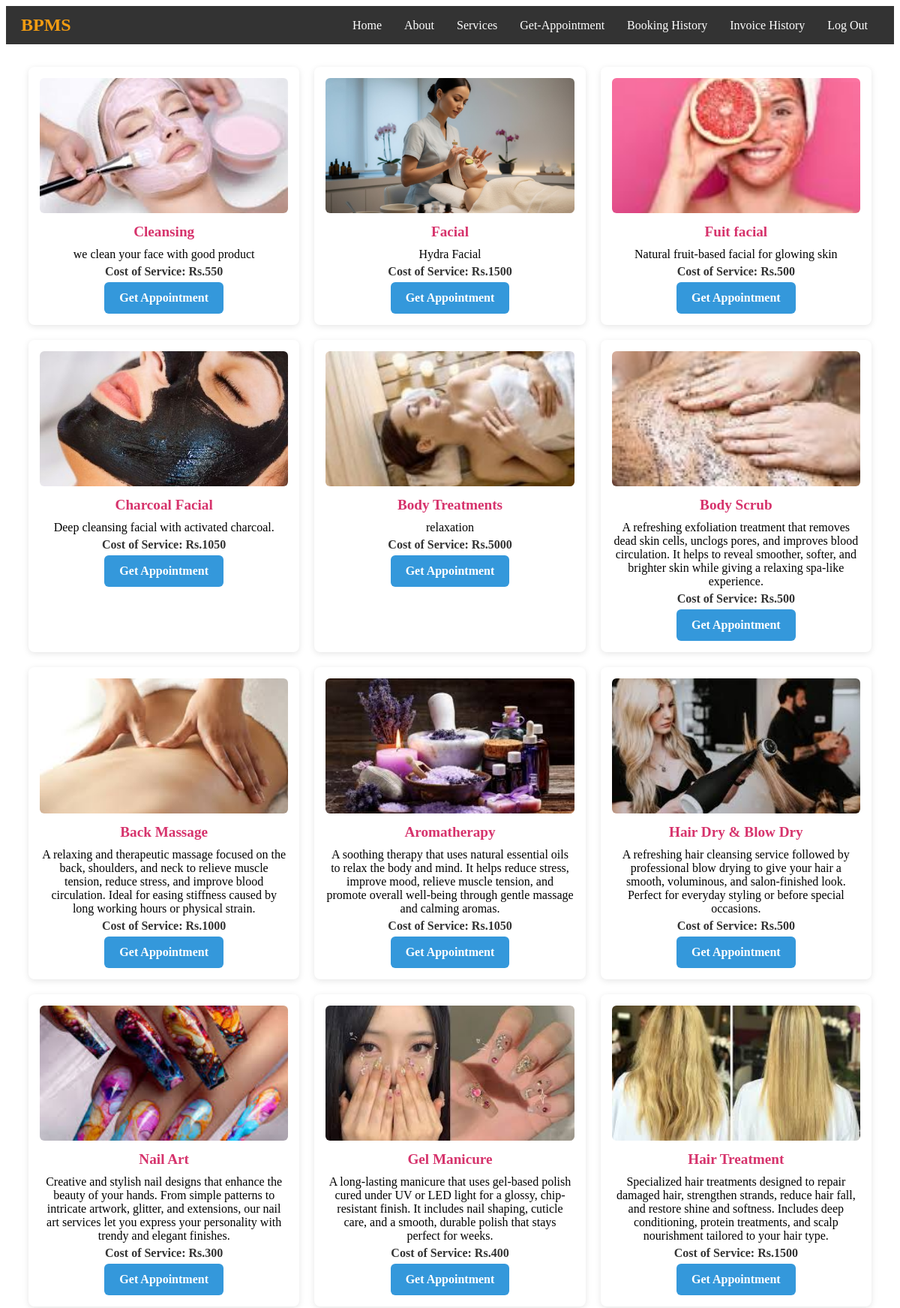
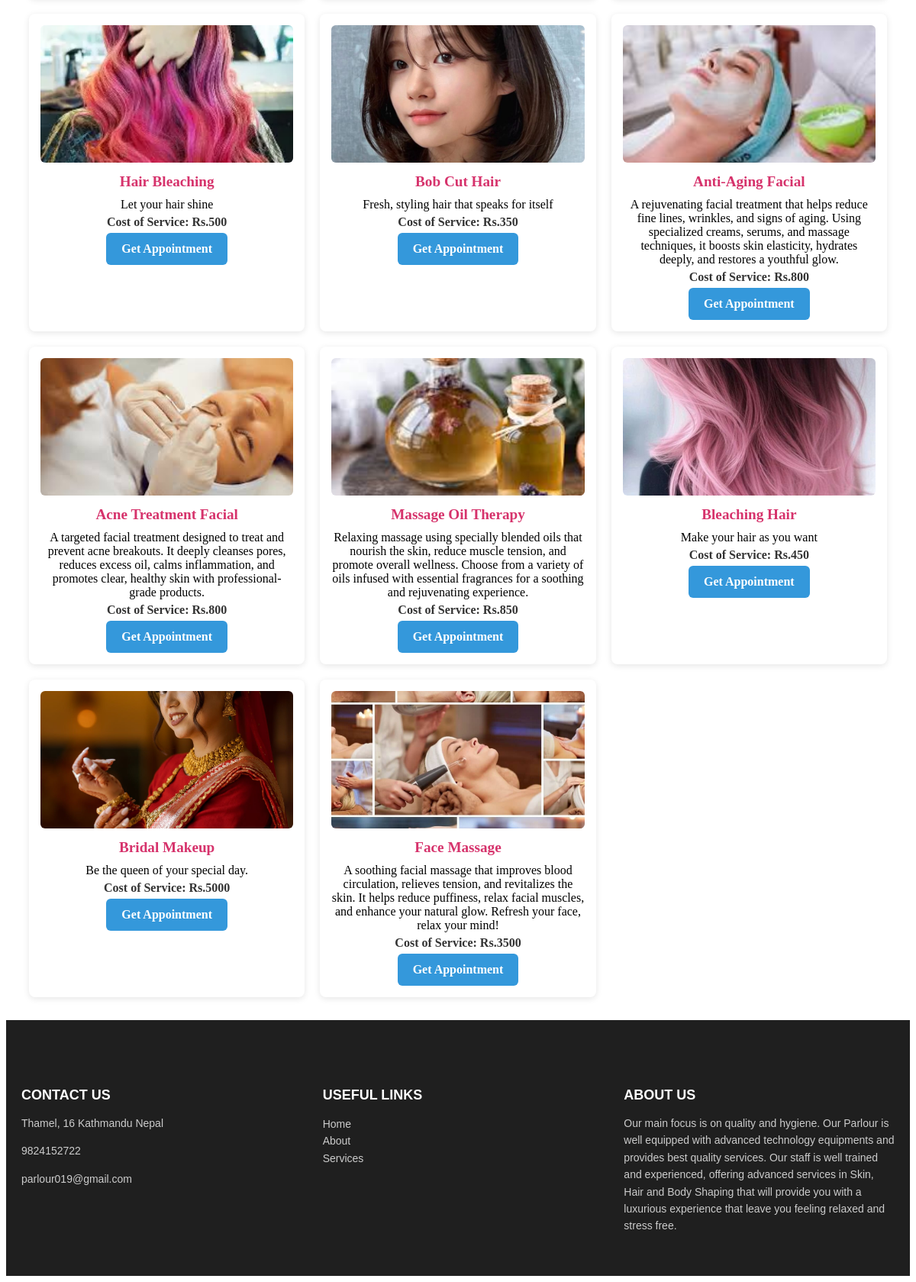
The page /user/services.php on the database its author committed (2 pictures, top to bottom).
### tables this page shows
CREATE TABLE `services` (
  `id` int(11) NOT NULL,
  `service_name` varchar(100) DEFAULT NULL,
  `service_desc` text DEFAULT NULL,
  `cost` int(11) DEFAULT NULL,
  `image` varchar(255) DEFAULT NULL,
  `creation_date` timestamp NOT NULL DEFAULT current_timestamp()
);

CREATE TABLE `tblpages` (
  `ID` int(11) NOT NULL,
  `PageType` varchar(50) DEFAULT NULL,
  `PageTitle` varchar(200) DEFAULT NULL,
  `Email` varchar(200) DEFAULT NULL,
  `MobileNumber` bigint(12) DEFAULT NULL,
  `Timing` varchar(200) DEFAULT NULL,
  `PageDescription` mediumtext DEFAULT NULL
);

CREATE TABLE `about_settings` (
  `id` int(11) NOT NULL,
  `page_title` varchar(255) DEFAULT NULL,
  `page_description` text DEFAULT NULL
);

### user/services.php (the view, shortened to what this page needs)
<!DOCTYPE html>
<html lang="en">
<head>
    <link rel="stylesheet" href="style22.css">
    <link rel="stylesheet" href="include/header.css">
    <link rel="stylesheet" href="include/footer.css">
</head>
<body>
    <?php include('include/header.php');?>
    <main class="service-grid">
    <?php
    $query = mysqli_query($con, "SELECT * FROM services");
    while ($row = mysqli_fetch_array($query)) {
    ?>
    <div class="service-card">
        <img src="../admin/images/<?php echo $row['image']; ?>" alt="Service Image">
        <h2><?php echo $row['service_name']; ?></h2>
        <p><?php echo $row['service_desc']; ?></p>
        <p class="price">Cost of Service: Rs.<?php echo $row['cost']; ?></p>
        <a href="get-appointment.php?serviceid=<?php echo $row['id']; ?>" class="btn">Get Appointment</a>
    </div>
    <?php } ?>
    </main>
    <?php include ('include/footer.php');?>
</body>
</html>

### user/include/header.php (shortened to what this page needs)
<nav class="navbar">
  <div class="logo">BPMS</div>
  <div class="nav-right-content">
  <ul class="nav-links">
    <li><a href="dashboard.php">Home</a></li>
    <li><a href="aboutus.php">About</a></li>
    <li><a href="services.php">Services</a></li>
     <li><a href="get-appointment.php">Get-Appointment</a></li>
     <li><a href="bookinghistory.php">Booking History</a></li>
     <li><a href="invoice.php">Invoice History</a></li>
     <li><a href="logout.php" class="logout-button">Log Out</a></li>
  </ul>
  </div>
</nav>

### user/include/footer.php
<?php
$con = mysqli_connect("localhost", "root", "", "pms_db");
$res_contact = mysqli_query($con, "SELECT * FROM tblpages WHERE PageType='contactus'");
$foot_contact = mysqli_fetch_array($res_contact);
$res_about = mysqli_query($con, "SELECT * FROM about_settings WHERE id=1");
$foot_about = mysqli_fetch_array($res_about);
?>
<footer class="footer">
  <div class="footer-container">
    <div class="footer-section">
      <h3>Contact Us</h3>
      <p><?php echo $foot_contact['PageDescription']; ?></p>
      <p><?php echo $foot_contact['MobileNumber']; ?></p>
      <p><?php echo $foot_contact['Email']; ?></p>
    </div>
    <div class="footer-section">
      <h3>Useful Links</h3>
      <ul>
        <li><a href="dashboard.php">Home</a></li>
        <li><a href="aboutus.php">About</a></li>
        <li><a href="services.php">Services</a></li>
      </ul>
    </div>
    <div class="footer-section">
      <h3><?php echo $foot_about['page_title'] ?? 'About Us'; ?></h3>
      <p><?php echo $foot_about['page_description'] ?? 'Default about text...'; ?></p>
    </div>
  </div>
  </footer>

### user/style22.css (style rules this page uses)
.service-grid { display: grid; grid-template-columns: repeat(auto-fit, minmax(280px, 1fr)); gap: 20px; padding: 30px; }
.service-card { background-color: white; border-radius: 8px; box-shadow: 0 2px 8px rgba(0,0,0,0.1); padding: 15px; text-align: center; }
.service-card img { width: 100%; height: 180px; object-fit: cover; border-radius: 6px; }
.service-card h2 { margin: 10px 0; font-size: 1.2em; color: #d6336c; }
.service-card p { margin: 5px 0; }
.price { font-weight: bold; color: #333; }
.service-card a.btn { display: inline-block; padding: 12px 20px; background-color: #3498db; color: #fff; text-decoration: none; border-radius: 6px; font-weight: 600; }

### user/include/header.css (style rules this page uses)
.navbar { background: #333; padding: 12px 20px; display: flex; justify-content: space-between; align-items: center; }
.logo { color: #f39c12; font-size: 24px; font-weight: bold; }
.nav-right-content { display: flex; align-items: center; }
.navbar ul { list-style: none; display: flex; margin: 0; padding: 0; }
.navbar ul li { margin: 0 15px; }
.navbar ul li a { color: white; text-decoration: none; transition: color 0.3s ease; }

### user/include/footer.css (style rules this page uses)
.footer { background-color: #1f1f1f; color: #fff; padding: 50px 0 20px; font-family: 'Poppins', sans-serif; }
.footer-container { display: flex; justify-content: space-around; flex-wrap: wrap; max-width: 1200px; margin: auto; }
.footer-section { flex: 1; margin: 20px; min-width: 250px; }
.footer-section h3 { font-size: 18px; margin-bottom: 15px; color: #fff; text-transform: uppercase; }
.footer-section p, .footer-section a { font-size: 14px; color: #ccc; line-height: 1.6; }
.footer-section a { text-decoration: none; }
.footer-section ul { list-style: none; padding: 0; }

### rows shown on the page
services: image (picture), service_name "Cleansing", service_desc "we clean your face with good product", cost "550"
services: image (picture), service_name "Facial", service_desc "Hydra Facial", cost "1500"
services: image (picture), service_name "Fuit facial", service_desc "Natural fruit-based facial for glowing skin", cost "500"
services: image (picture), service_name "Charcoal Facial", service_desc "Deep cleansing facial with activated charcoal.", cost "1050"
services: image (picture), service_name "Body Treatments", service_desc "relaxation", cost "5000"
services: image (picture), service_name "Body Scrub", service_desc "A refreshing exfoliation treatment that removes dead skin cells, unclogs pores, and improves blood circulation. It helps to reveal smoother, softer, and brighter skin while giving a relaxing spa-like experience.", cost "500"
services: image (picture), service_name "Back Massage", service_desc "A relaxing and therapeutic massage focused on the back, shoulders, and neck to relieve muscle tension, reduce stress, and improve blood circulation. Ideal for easing stiffness caused by long working hours or physical strain.", cost "1000"
services: image (picture), service_name "Aromatherapy", service_desc "A soothing therapy that uses natural essential oils to relax the body and mind. It helps reduce stress, improve mood, relieve muscle tension, and promote overall well-being through gentle massage and calming aromas.", cost "1050"
services: image (picture), service_name "Hair Dry & Blow Dry", service_desc "A refreshing hair cleansing service followed by professional blow drying to give your hair a smooth, voluminous, and salon-finished look. Perfect for everyday styling or before special occasions.", cost "500"
services: image (picture), service_name "Nail Art", service_desc "Creative and stylish nail designs that enhance the beauty of your hands. From simple patterns to intricate artwork, glitter, and extensions, our nail art services let you express your personality with trendy and elegant finishes.", cost "300"
services: image (picture), service_name "Gel Manicure", service_desc "A long-lasting manicure that uses gel-based polish cured under UV or LED light for a glossy, chip-resistant finish. It includes nail shaping, cuticle care, and a smooth, durable polish that stays perfect for weeks.", cost "400"
services: image (picture), service_name "Hair Treatment", service_desc "Specialized hair treatments designed to repair damaged hair, strengthen strands, reduce hair fall, and restore shine and softness. Includes deep conditioning, protein treatments, and scalp nourishment tailored to your hair type.", cost "1500"
services: image (picture), service_name "Hair Bleaching", service_desc "Let your hair shine", cost "500"
services: image (picture), service_name "Bob Cut Hair", service_desc "Fresh, styling hair that speaks for itself", cost "350"
services: image (picture), service_name "Anti-Aging Facial", service_desc "A rejuvenating facial treatment that helps reduce fine lines, wrinkles, and signs of aging. Using specialized creams, serums, and massage techniques, it boosts skin elasticity, hydrates deeply, and restores a youthful glow.", cost "800"
services: image (picture), service_name "Acne Treatment Facial", service_desc "A targeted facial treatment designed to treat and prevent acne breakouts. It deeply cleanses pores, reduces excess oil, calms inflammation, and promotes clear, healthy skin with professional-grade products.", cost "800"
services: image (picture), service_name "Massage Oil Therapy", service_desc "Relaxing massage using specially blended oils that nourish the skin, reduce muscle tension, and promote overall wellness. Choose from a variety of oils infused with essential fragrances for a soothing and rejuvenating experience.", cost "850"
services: image (picture), service_name "Bleaching Hair", service_desc "Make your hair as you want", cost "450"
services: image (picture), service_name "Bridal Makeup", service_desc "Be the queen of your special day.", cost "5000"
services: image (picture), service_name "Face Massage", service_desc "A soothing facial massage that improves blood circulation, relieves tension, and revitalizes the skin. It helps reduce puffiness, relax facial muscles, and enhance your natural glow. Refresh your face, relax your mind!", cost "3500"
tblpages: PageDescription "Thamel, 16 Kathmandu Nepal", MobileNumber "9824152722", Email "parlour019@gmail.com"
about_settings: page_title "ABOUT US", page_description "Our main focus is on quality and hygiene. Our Parlour is well equipped with advanced technology equipments and provides best quality services. Our staff is well trained and experienced, offering advanced services in Skin, Hair and Body Shaping that will provide you with a luxurious experience that leave you feeling relaxed and stress free."
